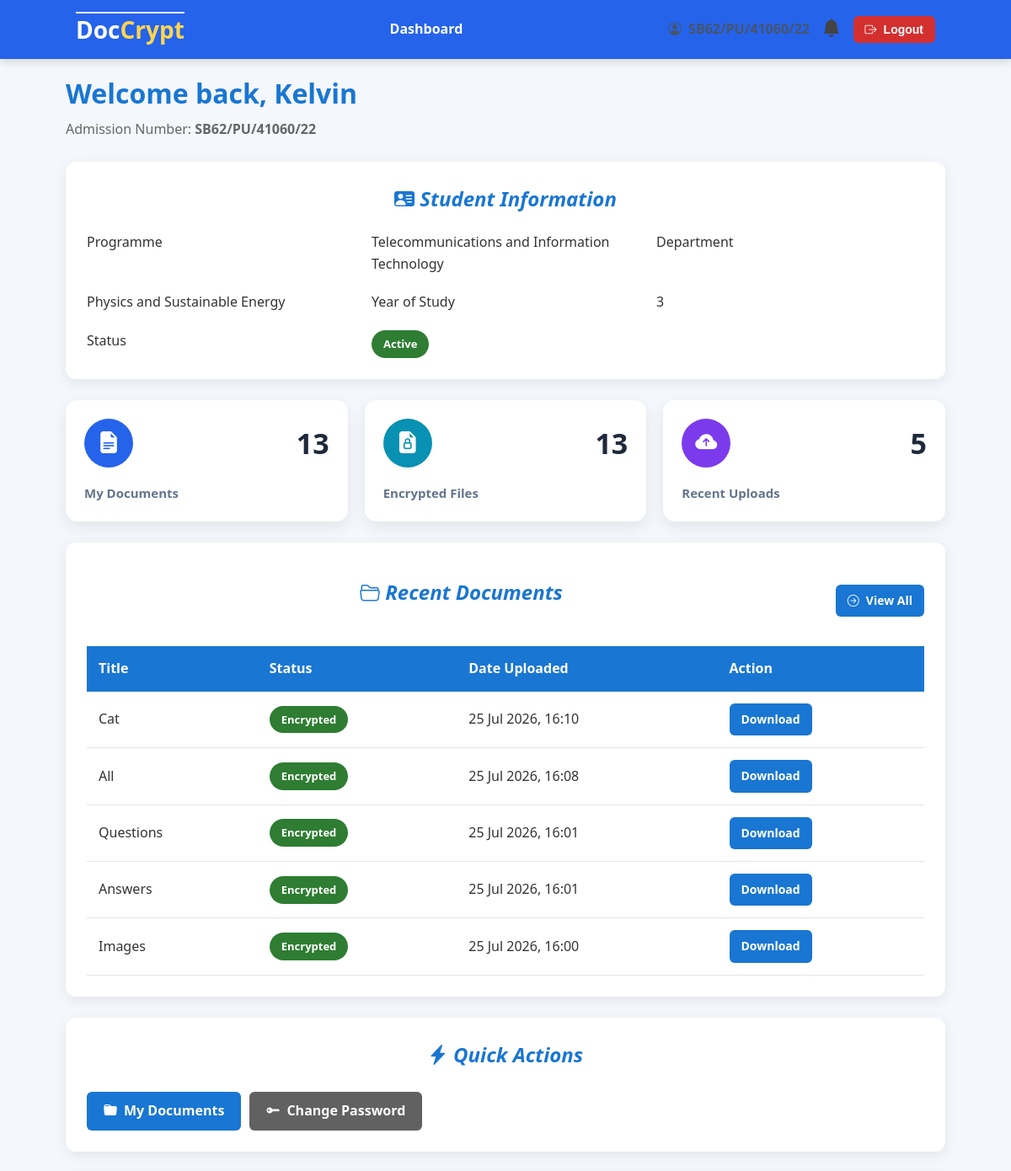
Page /dashboard/ (signed in, upper part) on the earlier database version.
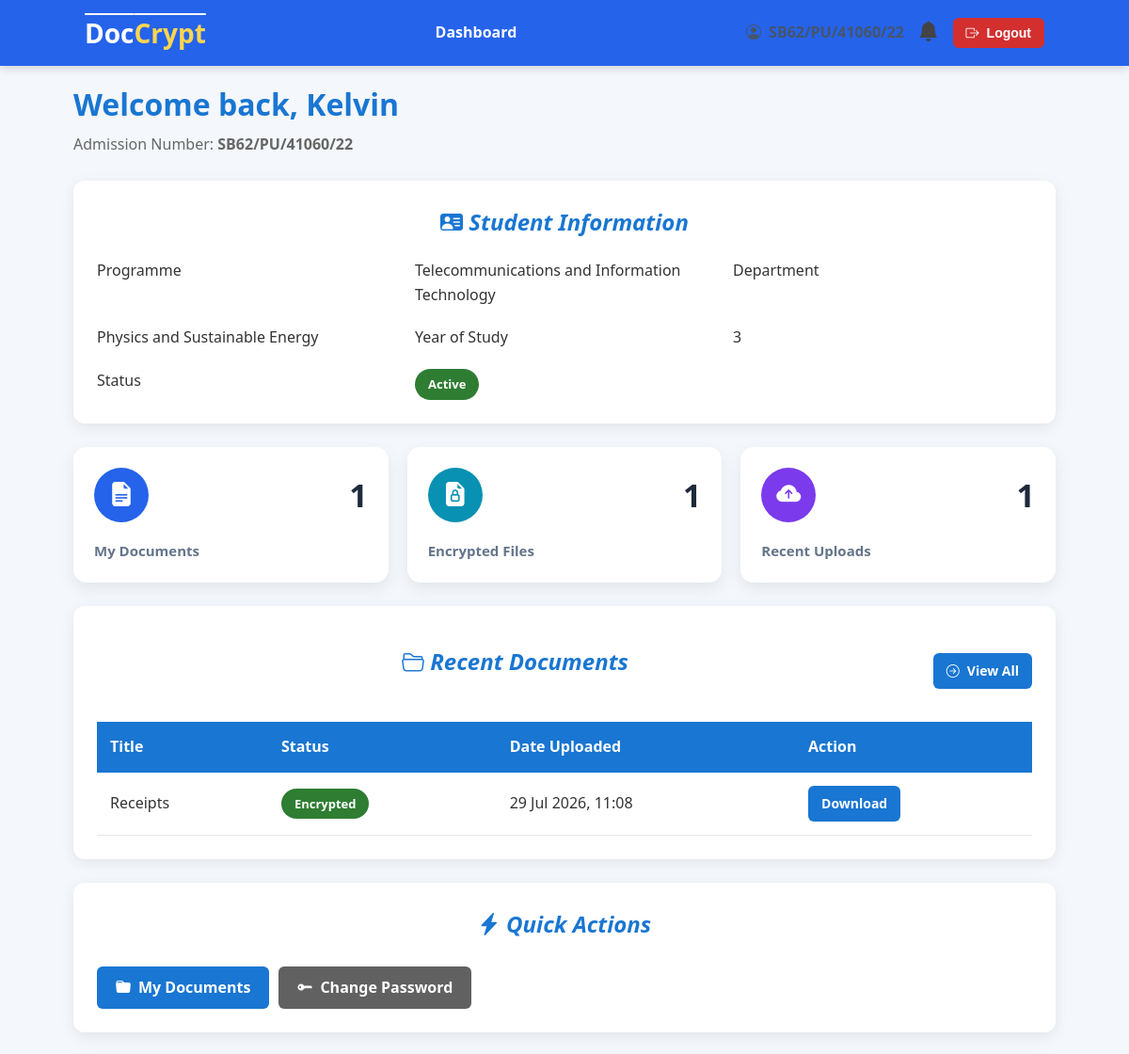
Same page on the later database version.
### documents/models.py (models this page shows, shortened)
class Document(models.Model):
    class Status(models.TextChoices):
        PENDING = "PENDING", "Pending"
        ENCRYPTED = "ENCRYPTED", "Encrypted"
    student = models.ForeignKey(Student, on_delete=models.CASCADE, related_name="documents")
    uploaded_by = models.ForeignKey(CustomUser, on_delete=models.SET_NULL, null=True, related_name="uploaded_documents")
    title = models.CharField( max_length=255)
    original_filename = models.CharField(max_length=255, blank=True)
    original_file = models.FileField(max_length=255, blank=True, upload_to="documents/original/")
    encrypted_file = models.FileField(upload_to="documents/encrypted/", null=True, blank=True)
    encrypted_key = models.BinaryField(null=True, blank=True)
    status = models.CharField(max_length=30, choices=Status.choices, default=Status.PENDING, db_index=True)
    uploaded_at = models.DateTimeField(auto_now_add=True)
    encrypted_at = models.DateTimeField(null=True, blank=True)
    class Meta:
        ordering = ["-uploaded_at"]
        verbose_name = "Document"
        verbose_name_plural = "Documents"

### users/views.py (the view, shortened to what this page needs)
# urls.py: path("dashboard/", views.dashboard, name="dashboard"),
@login_required
def dashboard(request):
    if request.user.is_student:
        student =request.user.student
        documents = (Document.objects.filter(student=student).order_by("-uploaded_at"))
        encrypted_documents = documents.filter(status=Document.Status.ENCRYPTED)
        context = {
            "student": student,
            "documents": documents[:5],
            "document_count": documents.count(),
            "encrypted_count": encrypted_documents.count(),
        }
        return render(request, "users/student_dashboard.html", context)
    return redirect("login")

### notifications/context_processors.py (called while the page is built)
def notifications(request):
    if request.user.is_authenticated:
        unread_notifications = Notification.objects.filter(
            recipient=request.user,
            is_read=False,
        ).order_by("-created_at")[:5]
        return {
            'unread_notifications': unread_notifications,
            "unread_notifications_count": unread_notifications.count(),
        }
    return {}

### users/models.py (called while the page is built)
    @property
    def is_student(self):
        return self.role == self.Role.STUDENT

    @property
    def is_admin(self):
        return self.role == self.Role.ADMIN or self.is_superuser

### users/templates/users/student_dashboard.html (shortened to what the changed rows need)
{% extends "users/base.html" %}
{% block content %}
<div class="page-header">
    <div>
        <h1>Welcome back, {{ student.first_name }}</h1>
    </div>
</div>
<div class="card">
    <h2 class="card-title">
        <i class="bi bi-person-vcard-fill"></i>
        Student Information
    </h2>
</div>
<div class="dashboard-grid">
    <div class="dashboard-card">
        <div class="dashboard-card-header">
            <div class="dashboard-icon student-document-icon">
                <i class="bi bi-file-earmark-text-fill"></i>
            </div>
            <h1>{{ document_count }}</h1>
        </div>
    </div>
    <div class="dashboard-card">
        <div class="dashboard-card-header">
            <div class="dashboard-icon encrypted-icon">
                <i class="bi bi-file-earmark-lock-fill"></i>
            </div>
            <h1>{{ encrypted_count }}</h1>
        </div>
    </div>
    <div class="dashboard-card">
        <div class="dashboard-card-header">
            <div class="dashboard-icon upload-icon">
                <i class="bi bi-cloud-arrow-up-fill"></i>
            </div>
            <h1>{{ documents|length }}</h1>
        </div>
    </div>
</div>
<div class="card">
    <div class="page-header">
        <h2 class="card-title">
            <i class="bi bi-folder2-open"></i>
            Recent Documents
        </h2>
    </div>
    <div class="table-responsive">
        <table>
            <thead>
                <tr>
                    <th>Title</th>
                    <th>Status</th>
                    <th>Date Uploaded</th>
                    <th>Action</th>
                </tr>
            </thead>
            <tbody>
            {% for document in documents %}
                <tr>
                    <td> {{ document.title }} </td>
                    <td>
                        {% if document.status == "ENCRYPTED" %}
                            <span class="badge badge-success">
                                {{ document.get_status_display }}
                            </span>
                        {% else %}
                            <span class="badge badge-warning">
                                {{ document.get_status_display }}
                            </span>
                        {% endif %}
                    </td>
                    <td>
                        {{ document.uploaded_at|date:"d M Y, H:i" }}
                    </td>
                    <td>
                        <a
                            href="{% url 'download_document' document.id %}"
                            class="btn btn-primary btn-small">
                            Download
                        </a>
                    </td>
                </tr>
            {% empty %}
                <tr>
                    <td colspan="4" style="text-align:center;">No documents available.</td>
                </tr>
            {% endfor %}
            </tbody>
        </table>
    </div>
</div>
<div class="card">
    <h2 class="card-title">
        <i class="bi bi-lightning-charge-fill"></i>
        Quick Actions
    </h2>
</div>
{% endblock %}

Differences in the rows shown:
removed Document: title "Cat", status "Encrypted", uploaded_at "25 Jul 2026, 16:10"
removed Document: title "All", status "Encrypted", uploaded_at "25 Jul 2026, 16:08"
removed Document: title "Questions", status "Encrypted", uploaded_at "25 Jul 2026, 16:01"
removed Document: title "Answers", status "Encrypted", uploaded_at "25 Jul 2026, 16:01"
removed Document: title "Images", status "Encrypted", uploaded_at "25 Jul 2026, 16:00"
added Document: title "Receipts", status "Encrypted", uploaded_at "29 Jul 2026, 11:08"
Other differences:
{{ document_count }}: "13" → "1"
{{ encrypted_count }}: "13" → "1"
{{ documents|length }}: "5" → "1"
